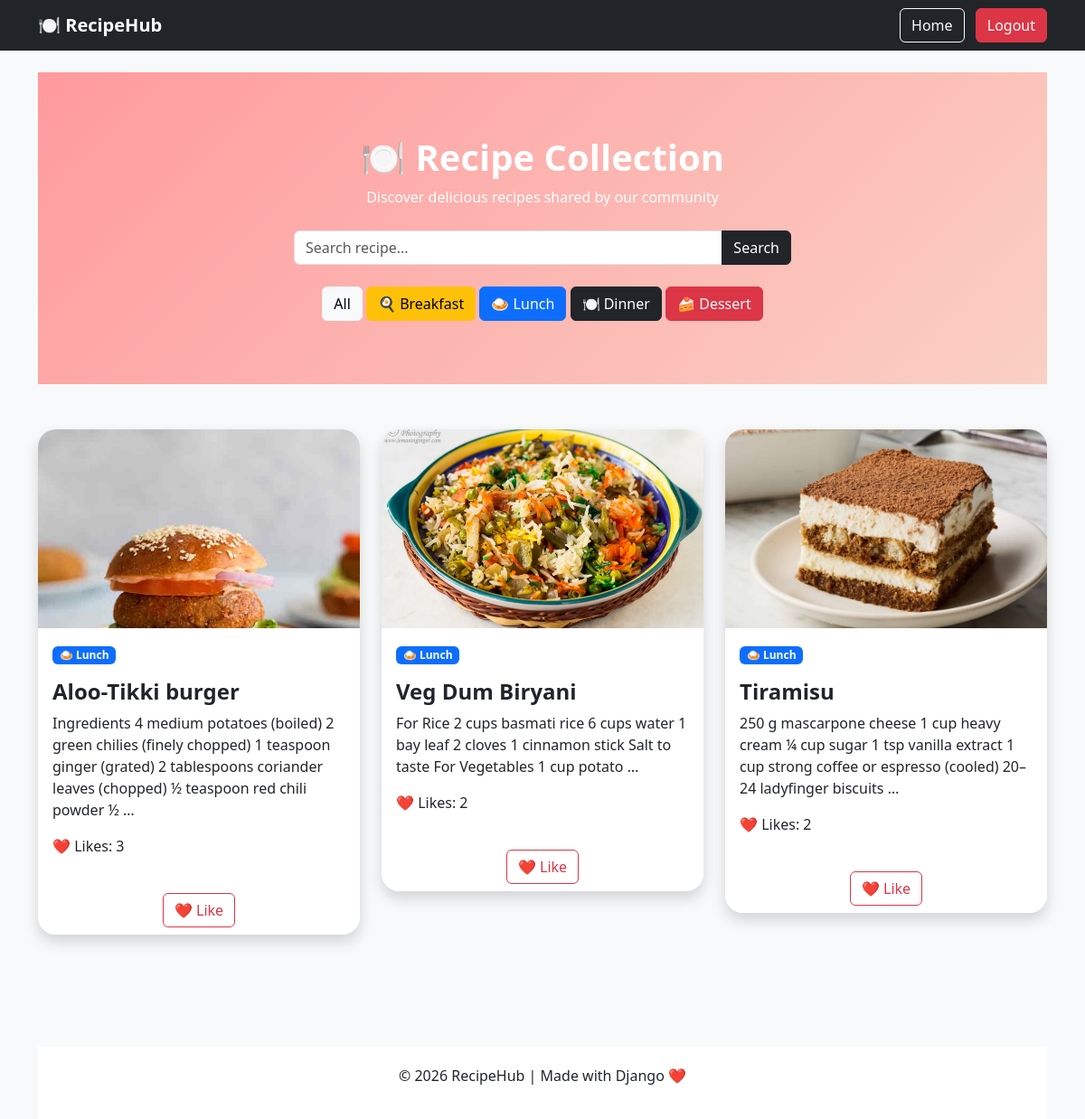
Screenshot of /home/?category=Lunch (signed in) with the database file from the repository.
### vege/models.py (models this page shows, shortened)
class Receipe(models.Model):
    CATEGORY_CHOICES = (
        ('Breakfast', 'Breakfast'),
        ('Lunch', 'Lunch'),
        ('Dinner', 'Dinner'),
        ('Dessert', 'Dessert'),
    )
    user = models.ForeignKey(
        User,
        on_delete=models.CASCADE,
        null=True,
        blank=True
    )
    name = models.CharField(max_length=200)
    description = models.TextField()
    image = models.ImageField(
        upload_to='receipes/',
        blank=True,
        null=True
    )
    category = models.CharField(
        max_length=50,
        choices=CATEGORY_CHOICES,
        default='Lunch'
    )

### home/views.py (the view)
def home(request):
    queryset = Receipe.objects.all()
    search = request.GET.get("search")
    if search:
        queryset = queryset.filter(
            name__icontains=search
        )
    category = request.GET.get("category")
    if category:
        queryset = queryset.filter(
            category=category
        )
    return render(
        request,
        "all_recipes.html",
        {
            "receipes": queryset
        }
    )

### vege/templates/all_recipes.html (shortened to what this page needs)
{% extends "home/base.html" %}
{% block start %}
<div class="hero">
    <h1>🍽️ Recipe Collection</h1>
    <p>
        Discover delicious recipes shared by our community
    </p>
    <form method="GET" action="/home/" class="search-box">
        <div class="input-group">
            <input
                type="text"
                name="search"
                class="form-control"
                placeholder="Search recipe..."
                value="{{ request.GET.search }}">
            <button class="btn btn-dark">
                Search
            </button>
        </div>
    </form>
    <div class="mt-4">
        <a href="/home/" class="btn btn-light">
            All
        </a>
        <a href="?category=Breakfast" class="btn btn-warning">
            🍳 Breakfast
        </a>
        <a href="?category=Lunch" class="btn btn-primary">
            🍛 Lunch
        </a>
        <a href="?category=Dinner" class="btn btn-dark">
            🍽️ Dinner
        </a>
        <a href="?category=Dessert" class="btn btn-danger">
            🍰 Dessert
        </a>
    </div>
</div>
<div class="container recipe-container">
    <div class="row">
        {% for receipe in receipes %}
        <div class="col-md-4 mb-4">
            <div class="card shadow">
                <a href="/recipe/{{ receipe.id }}/"
                   style="text-decoration:none;color:inherit;">
                    {% if receipe.image %}
                    <img
                        src="{{ receipe.image.url }}"
                        class="card-img-top">
                    {% endif %}
                    <div class="card-body">
                        {% if receipe.category == "Breakfast" %}
                            <span class="badge bg-warning text-dark">
                                🍳 Breakfast
                            </span>
                        {% elif receipe.category == "Lunch" %}
                            <span class="badge bg-primary">
                                🍛 Lunch
                            </span>
                        {% elif receipe.category == "Dinner" %}
                            <span class="badge bg-dark">
                                🍽️ Dinner
                            </span>
                        {% elif receipe.category == "Dessert" %}
                            <span class="badge bg-danger">
                                🍰 Dessert
                            </span>
                        {% endif %}
                        <h4 class="recipe-title mt-3">
                            {{ receipe.name }}
                        </h4>
                        <p>
                            {{ receipe.description|truncatewords:25 }}
                        </p>
                        <p class="mt-2">
                            ❤️ Likes: {{ receipe.like_set.count }}
                        </p>
                    </div>
                </a>
                <div class="card-footer bg-white border-0 text-center">
                    <a
                        href="/like-recipe/{{ receipe.id }}/"
                        class="btn btn-outline-danger">
                        ❤️ Like
                    </a>
                </div>
            </div>
        </div>
        {% empty %}
        <div class="col-12 text-center">
            <h2>
                😔 No Recipes Found
            </h2>
        </div>
        {% endfor %}
    </div>
</div>
<div class="footer">
    <p>
        © 2026 RecipeHub | Made with Django ❤️
    </p>
</div>
{% endblock %}

### vege/templates/all_recipes.html (style rules this page uses)
body { background:#f5f7fa; }
.hero { background:linear-gradient(135deg,#ff9a9e,#fad0c4); padding:70px 20px; text-align:center; color:white; }
.hero h1 { font-weight:700; }
.search-box { max-width:550px; margin:25px auto 0; }
.card { border:none; border-radius:20px; overflow:hidden; transition:.3s; }
.card img { height:220px; object-fit:cover; }
.recipe-container { padding:50px 0; }
.recipe-title { font-weight:700; }
.footer { text-align:center; padding:20px; background:white; margin-top:50px; }

### rows the page displays
Receipe: image (picture), category "🍛 Lunch", name "Aloo-Tikki burger", description "Ingredients 4 medium potatoes (boiled) 2 green chilies (finely chopped) 1 teaspoon ginger (grated) 2 tablespoons coriander leaves (chopped) ½ teaspoon red chili powder ½ …", like_set.count "3"
Receipe: image (picture), category "🍛 Lunch", name "Veg Dum Biryani", description "For Rice 2 cups basmati rice 6 cups water 1 bay leaf 2 cloves 1 cinnamon stick Salt to taste For Vegetables 1 cup potato …", like_set.count "2"
Receipe: image (picture), category "🍛 Lunch", name "Tiramisu", description "250 g mascarpone cheese 1 cup heavy cream ¼ cup sugar 1 tsp vanilla extract 1 cup strong coffee or espresso (cooled) 20–24 ladyfinger biscuits …", like_set.count "2"
